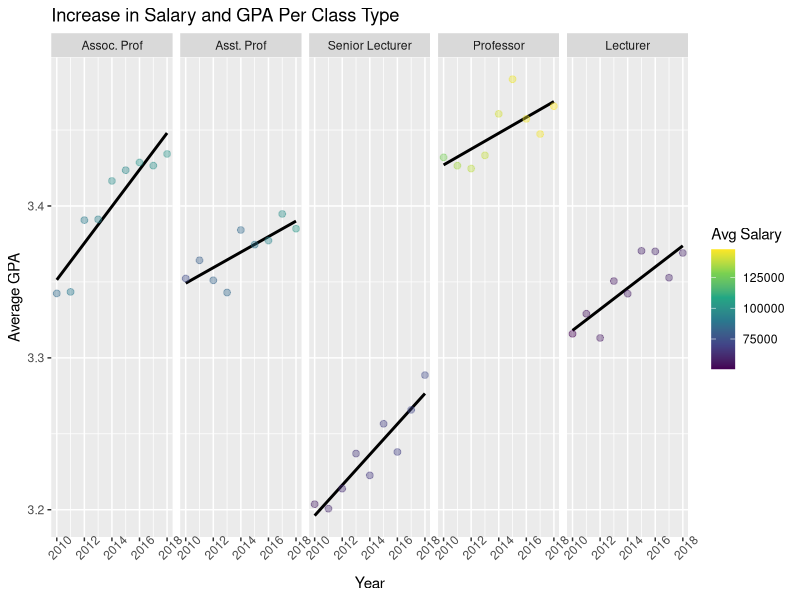
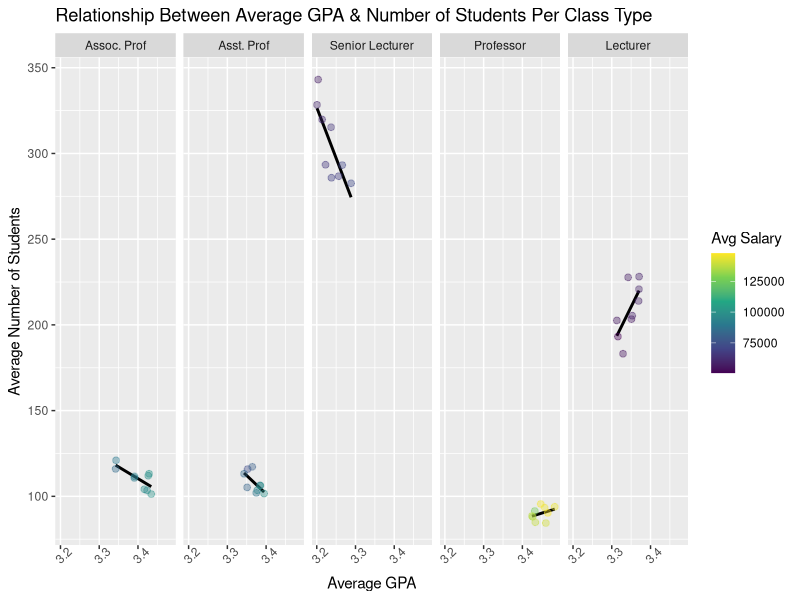
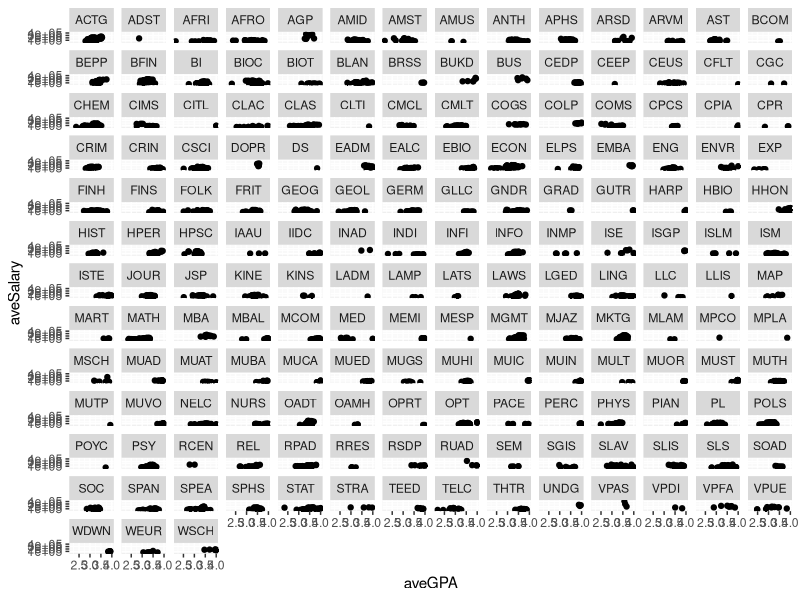

Here is the R script that generated these plots, in order:
## ---- chunk 1
knitr::opts_chunk$set(echo = TRUE)

# library
library(tidyverse)
library(dplyr)
library(viridis)
library(broom)

# read in data + edits
df <- read.csv("master.csv")
df <- filter(df,gpaAverage >= 2)
df <- df %>%
  mutate(
    Class = recode_factor(Class,"Associate Professor" = "Assoc. Prof", "Assistant Professor" = "Asst. Prof")
  )
## ---- chunk 2
g1 <- df %>%
  select(c(Salary,gpaAverage,Year,Class)) %>%
  group_by(Year,Class) %>%
  summarise(aveGPA=mean(gpaAverage),aveSalary=mean(Salary)) %>%
  ggplot(aes(x=Year,y=aveGPA,color=aveSalary)) +
  geom_smooth(method="lm",se=FALSE,color="black")  +
  ggtitle("Increase in Salary and GPA Per Class Type") +
  xlab("Year")  + 
  ylab("Average GPA") + 
  geom_point(size=2,alpha=.4) + 
  facet_grid(~Class)  +
  theme(axis.text.x = element_text(angle = 45)) +
  labs(color = "Avg Salary") + 
  scale_color_viridis_c() 

g2 <- df %>%
  group_by(Class,Year) %>%
  summarise(aveGPA=mean(gpaAverage),aveStudents=mean(nStudents),aveSalary=mean(Salary)) %>%
  ggplot(aes(x=aveGPA,y=aveStudents,color=aveSalary)) +
  geom_smooth(method="lm",se=FALSE,color="black")  +
  ggtitle("Relationship Between Average GPA & Number of Students Per Class Type") +
  xlab("Average GPA")  + 
  ylab("Average Number of Students") + 
  geom_point(size=2,alpha=.4) + 
  facet_grid(~Class)  +
  theme(axis.text.x = element_text(angle = 45)) +
  labs(color = "Avg Salary") + 
  scale_color_viridis_c() 

g1
g2
## ---- chunk 3
df %>%
  group_by(Class,Year,Org) %>%
  summarise(aveGPA=mean(gpaAverage),aveSalary=mean(Salary)) %>%
  ggplot(aes(x=aveGPA,y=aveSalary)) +
  geom_point() +
  facet_wrap(~Org)
## ---- chunk 4
levels(unique(df$Org))
## ---- chunk 5

